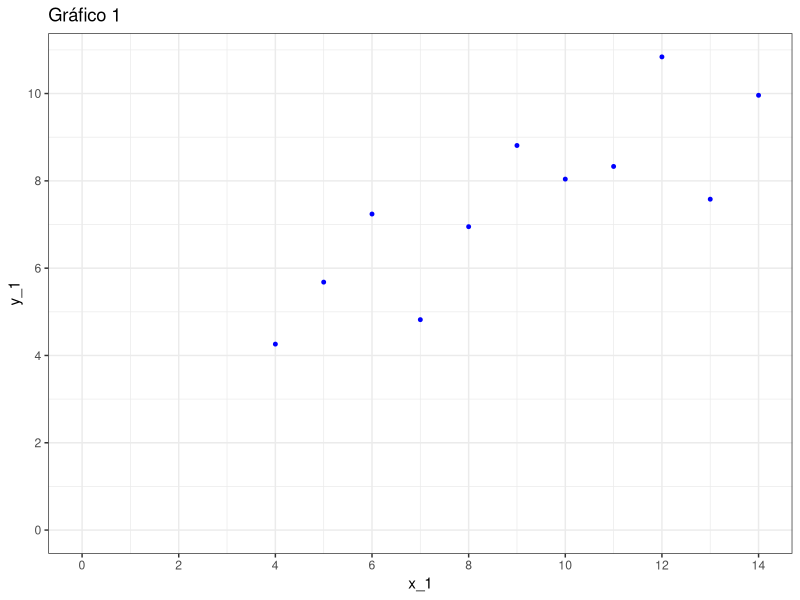
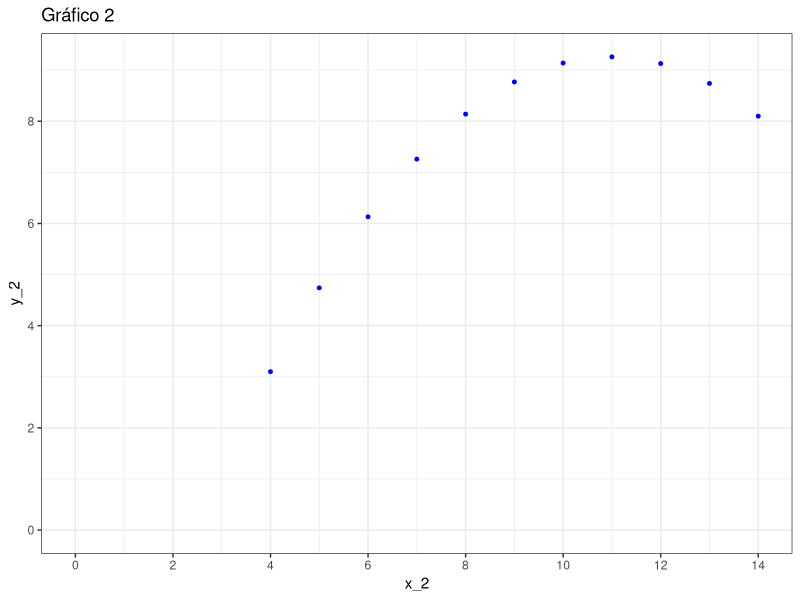
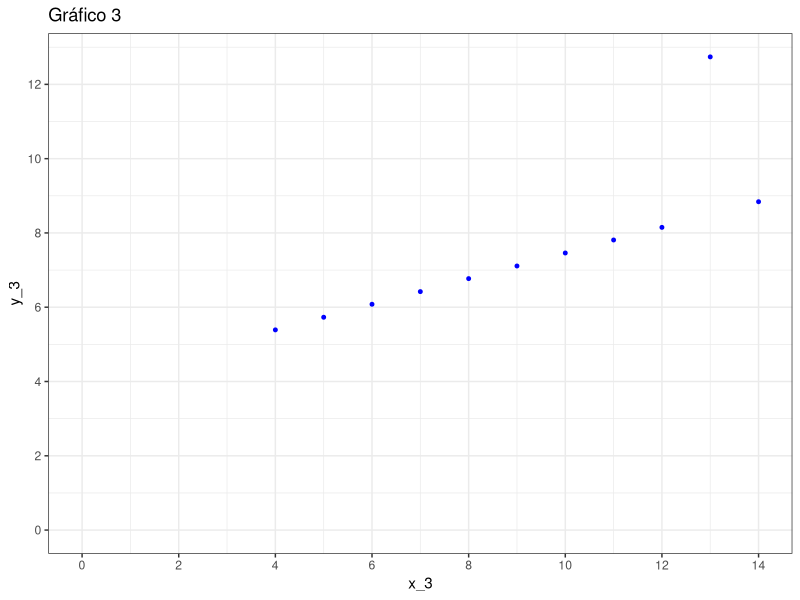
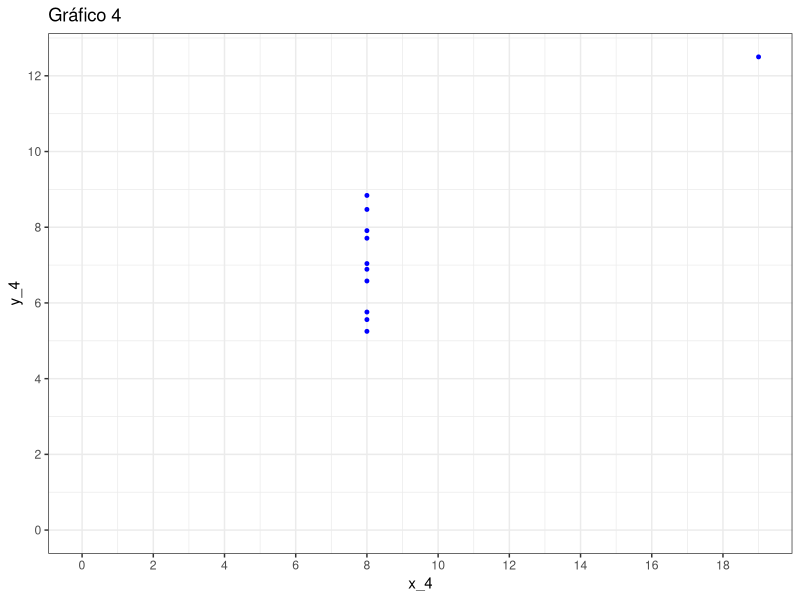
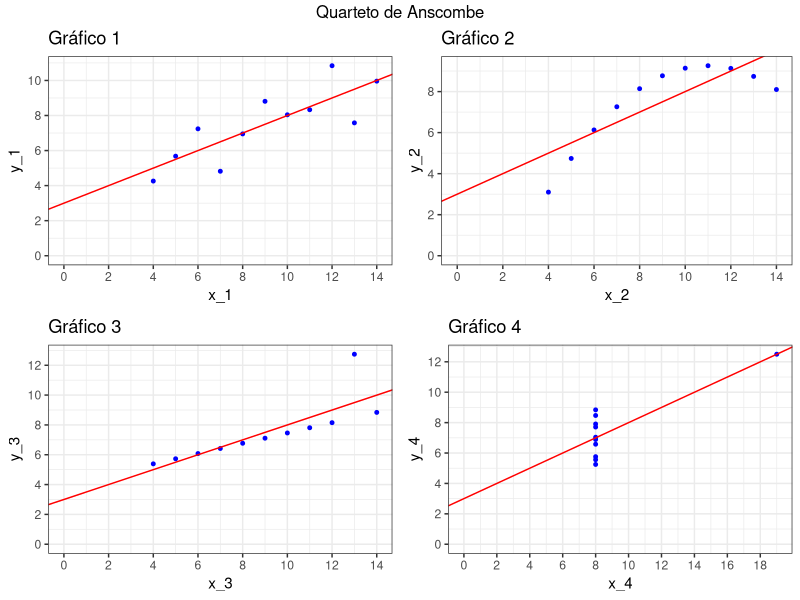

These figures' R source, in order:
## ---- chunk 1
knitr::opts_chunk$set(echo = TRUE, message=FALSE, warnings=FALSE)

## ---- chunk 2
#install.packages("tidyverse")
#install.packages("datasets")
#install.packages("gridExtra")
library(ggplot2)
library(datasets)
library(gridExtra)
## ---- chunk 3
datasets:: anscombe
## ---- chunk 4
graf_1 <- ggplot(data = anscombe, mapping = aes(x=x1, y=y1)) + 
  scale_x_continuous(breaks = seq(0,20,2)) + 
  scale_y_continuous(breaks = seq(0,14,2)) + 
  expand_limits(x=0, y=0) + 
  labs(x="x_1", y="y_1", title = "Gráfico 1") + 
  geom_point(color = "blue", size = 1) + 
  theme_bw()
graf_1
## ---- chunk 5
graf_2 <- ggplot(data = anscombe, mapping = aes(x=x2, y=y2)) +  
  scale_x_continuous(breaks = seq(0,20,2)) +
  scale_y_continuous(breaks = seq(0,14,2)) +
  expand_limits(x=0, y=0) +
  labs(x="x_2", y="y_2", title = "Gráfico 2") +
  geom_point(color = "blue", size = 1) + 
  theme_bw()
graf_2
## ---- chunk 6
graf_3 <- ggplot(data = anscombe, mapping = aes(x=x3, y=y3)) +    scale_x_continuous(breaks = seq(0,20,2)) +    scale_y_continuous(breaks = seq(0,14,2)) +    expand_limits(x=0, y=0) +    labs(x="x_3", y="y_3", title = "Gráfico 3") +    geom_point(color = "blue", size = 1) + theme_bw()
graf_3
## ---- chunk 7
graf_4 <- ggplot(data = anscombe, mapping = aes(x=x4, y=y4)) +    scale_x_continuous(breaks = seq(0,20,2)) +    scale_y_continuous(breaks = seq(0,14,2)) +    expand_limits(x=0, y=0) +    labs(x="x_4", y="y_4", title = "Gráfico 4") +    geom_point(color = "blue", size = 1) + theme_bw()
graf_4
## ---- chunk 8
lm_1 <- lm(y1~x1, data = anscombe)
lm_2 <- lm(y2~x2, data = anscombe)
lm_3 <- lm(y3~x3, data = anscombe)
lm_4 <- lm(y4~x4, data = anscombe)
## ---- chunk 9
graf_1_reta <- graf_1 + geom_abline(intercept = coef(lm_1)[1], slope = coef(lm_1)[2], color = "red")
graf_2_reta <- graf_2 + geom_abline(intercept = coef(lm_2)[1], slope = coef(lm_2)[2], color = "red")
graf_3_reta <- graf_3 + geom_abline(intercept = coef(lm_3)[1], slope = coef(lm_3)[2], color = "red")
graf_4_reta <- graf_4 + geom_abline(intercept = coef(lm_4)[1], slope = coef(lm_4)[2], color = "red")
## ---- chunk 10
grid.arrange(grobs = list(graf_1_reta, graf_2_reta, graf_3_reta, graf_4_reta), ncol(2), top = "Quarteto de Anscombe")
